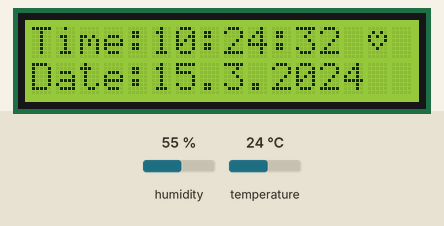
Simulated run of this sketch. Board: ESP8266 (NodeMCU). Shown: 16×2 character LCD. Inputs (shaded band) come from the test bench; at power-on: humidity 55 %, temperature 24 °C. WiFi joins after 1.5 s; servers stay silent unless stated; network time is answered at once with the bench clock; the local clock reads 2024-03-15 10:24:30 at power-on unless the sketch sets it; what the sketch prints to the serial monitor is not drawn.

Above: at 2.8 s.
At 4.8 s:
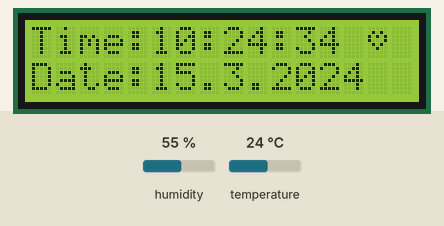
At 6.9 s:
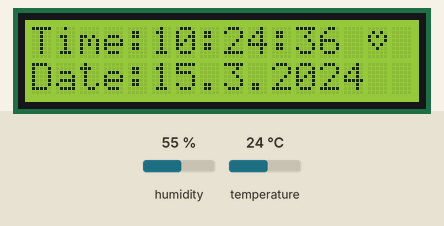
At 11.1 s:
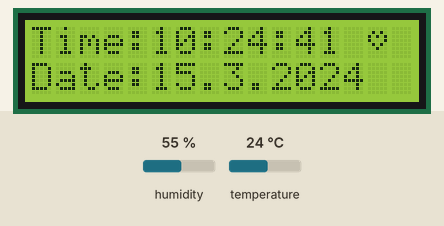
At 22.5 s:
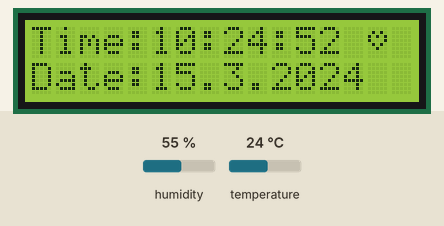
At 32.9 s:
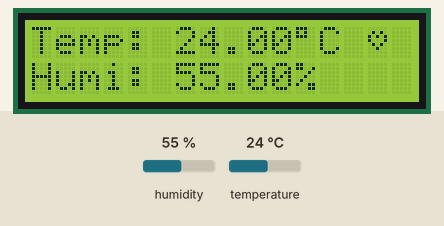

Measured:
- what the display in image 0 shows lasts 1.1 s, from 2.7 s to 3.8 s
- what the display in image 3 shows lasts 1.1 s, from 11.0 s to 12.1 s

The sketch:

Wifi_Clock_Temperature.ino
```cpp
#include <ESP8266WiFi.h>
#include <NTPClient.h>
#include <WiFiUdp.h>

//LCD Librarys
#include <Wire.h>
#include <LiquidCrystal_I2C.h>
LiquidCrystal_I2C lcd(0x27, 16, 2);

//DHT Librarys
#include "DHT.h"
#define DHTPIN D3
#define DHTTYPE DHT11
DHT dht(DHTPIN, DHTTYPE);

const char *ssid     = "MERCUSYS_F412";
const char *password = "94023498";

// Define NTP Client to get time
WiFiUDP ntpUDP;
NTPClient timeClient(ntpUDP, "pool.ntp.org", 7200);

String weekDays[7]={"Sunday", "Monday", "Tuesday", "Wednesday", "Thursday", "Friday", "Saturday"};
String months[12]={"January", "February", "March", "April", "May", "June", "July", "August", "September", "October", "November", "December"};
byte customChar[] = {
  B00000,
  B01010,
  B10101,
  B10001,
  B01010,
  B00100,
  B00000,
  B00000
};

void setup() {
  dht.begin();
  lcd.begin();
  lcd.createChar(0, customChar);
  Serial.begin(9600);

  Serial.print("Connecting to ");
  Serial.println(ssid);
  WiFi.begin(ssid, password);
  while (WiFi.status() != WL_CONNECTED) {
    delay(500);
    Serial.print(".");
    lcd.setCursor(0,0);
  lcd.print("Connecting...");
  }
  Serial.println();
  Serial.print("Connected to the Wi-Fi");

  timeClient.begin();
}

void loop() {

 for(int i =0;i<20;i++){
  float humi  = dht.readHumidity();
  float tempC = dht.readTemperature();

  timeClient.update();
  unsigned long epochTime = timeClient.getEpochTime();          //EpochTime
  String formattedTime = timeClient.getFormattedTime();         //Full Time
  int currentHour = timeClient.getHours();
  int currentMinute = timeClient.getMinutes();
  int currentSecond = timeClient.getSeconds();
  String weekDay = weekDays[timeClient.getDay()];

  //Get a time structure
  struct tm *ptm = gmtime ((time_t *)&epochTime);

  int monthDay = ptm->tm_mday;
  int currentMonth = ptm->tm_mon+1;
  String currentMonthName = months[currentMonth-1];
  int currentYear = ptm->tm_year+1900;

  //Print FULL Date:
  String currentDate = String(monthDay) + "." + String(currentMonth) + "." + String(currentYear);

  if(i<10){
  lcd.setCursor(0,0);
  lcd.print("Time:");
  lcd.print(formattedTime);
  lcd.setCursor(14,0);
  lcd.write(0);
  lcd.setCursor(0,1);
  lcd.print("Date:");
  lcd.print(currentDate);
  delay(1000);
  }
  if(i>9){
    if (isnan(humi) || isnan(tempC)) {
    lcd.setCursor(0, 0);
    lcd.print("Failed");
  } else {
    lcd.setCursor(0, 0);  // start to print at the first row
    lcd.print("Temp: ");
    lcd.print(tempC);     // print the temperature
    lcd.print((char)223); // print ° character
    lcd.print("C");

    lcd.setCursor(0, 1);  // start to print at the second row
    lcd.print("Humi: ");
    lcd.print(humi);      // print the humidity
    lcd.print("%  ");
  }
  delay(1000);
  }
  Serial.println(i);
    }

  }
```
